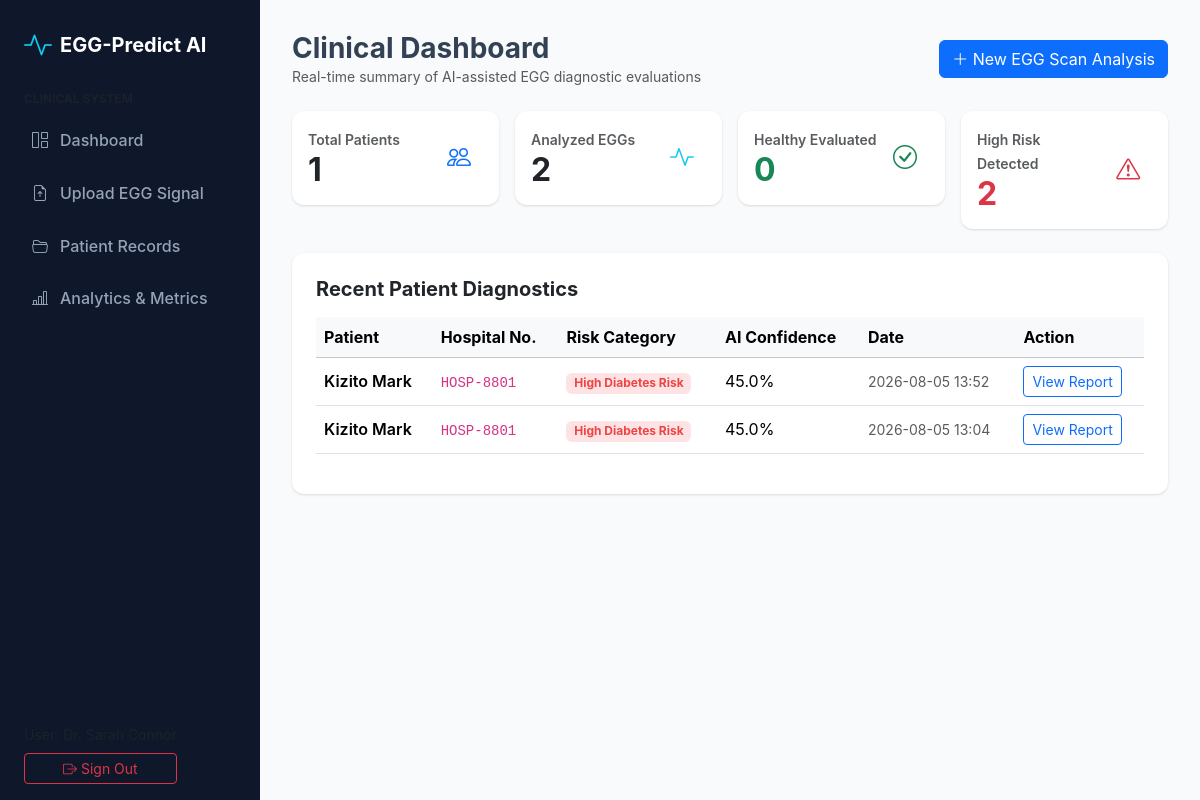
The app's page /dashboard (signed in) with its own data.
### models/database.py (models this page shows)
class Prediction(db.Model):
    __tablename__ = 'predictions'
    id = db.Column(db.Integer, primary_key=True)
    patient_id = db.Column(db.Integer, db.ForeignKey('patients.id'), nullable=False)
    dataset_filename = db.Column(db.String(255), nullable=False)
    risk_level = db.Column(db.String(30), nullable=False) # Healthy, Early, Moderate, High
    confidence_score = db.Column(db.Float, nullable=False)
    prob_healthy = db.Column(db.Float, nullable=False)
    prob_early = db.Column(db.Float, nullable=False)
    prob_moderate = db.Column(db.Float, nullable=False)
    prob_high = db.Column(db.Float, nullable=False)
    bradygastria_power = db.Column(db.Float)
    normogastria_power = db.Column(db.Float)
    tachygastria_power = db.Column(db.Float)
    dominant_frequency = db.Column(db.Float)
    raw_signal = db.Column(db.Text, nullable=True)
    recommendation = db.Column(db.Text)
    created_at = db.Column(db.DateTime, default=datetime.utcnow)

class Patient(db.Model):
    __tablename__ = 'patients'
    id = db.Column(db.Integer, primary_key=True)
    patient_id = db.Column(db.String(30), unique=True, nullable=False)
    hospital_number = db.Column(db.String(30), unique=True, nullable=False)
    full_name = db.Column(db.String(100), nullable=False)
    age = db.Column(db.Integer, nullable=False)
    gender = db.Column(db.String(10), nullable=False)
    height = db.Column(db.Float, nullable=False) # cm
    weight = db.Column(db.Float, nullable=False) # kg
    bmi = db.Column(db.Float, nullable=False)
    contact = db.Column(db.String(20))
    date_of_visit = db.Column(db.Date, default=datetime.utcnow)
    medication_status = db.Column(db.String(200))
    symptoms = db.Column(db.Text)
    predictions = db.relationship('Prediction', backref='patient', lazy=True)

### app.py (the view)
@app.route('/')
@app.route('/dashboard')
@login_required
def dashboard():
    total_patients = Patient.query.count()
    total_analyzed = Prediction.query.count()
    healthy_cnt = Prediction.query.filter_by(risk_level='Healthy').count()
    high_risk_cnt = Prediction.query.filter(Prediction.risk_level.in_(['Moderate Diabetes Risk', 'High Diabetes Risk'])).count()
    avg_conf = db.session.query(db.func.avg(Prediction.confidence_score)).scalar() or 0.0
    recent_preds = Prediction.query.order_by(Prediction.created_at.desc()).limit(5).all()
    return render_template('dashboard.html',
                           total_patients=total_patients,
                           total_analyzed=total_analyzed,
                           healthy_cnt=healthy_cnt,
                           high_risk_cnt=high_risk_cnt,
                           avg_conf=round(avg_conf * 100, 1),
                           recent_preds=recent_preds)

### app.py (called while the page is built)
@login_manager.user_loader
def load_user(user_id):
    return db.session.get(User, int(user_id))

### templates/dashboard.html
{% extends 'base.html' %}
{% block content %}
<div class="d-flex justify-content-between align-items-center mb-4">
  <div>
    <h3 class="fw-bold m-0">Clinical Dashboard</h3>
    <p class="text-muted small m-0">Real-time summary of AI-assisted EGG diagnostic evaluations</p>
  </div>
  <a href="{{ url_for('upload') }}" class="btn btn-primary"><i class="bi bi-plus-lg"></i> New EGG Scan Analysis</a>
</div>
<div class="row g-3 mb-4">
  <div class="col-md-3">
    <div class="card card-ehr p-3">
      <div class="d-flex align-items-center justify-content-between">
        <div>
          <span class="text-muted small fw-semibold">Total Patients</span>
          <h2 class="fw-bold m-0">{{ total_patients }}</h2>
        </div>
        <div class="stat-icon bg-light-primary text-primary"><i class="bi bi-people"></i></div>
      </div>
    </div>
  </div>
  <div class="col-md-3">
    <div class="card card-ehr p-3">
      <div class="d-flex align-items-center justify-content-between">
        <div>
          <span class="text-muted small fw-semibold">Analyzed EGGs</span>
          <h2 class="fw-bold m-0">{{ total_analyzed }}</h2>
        </div>
        <div class="stat-icon bg-light-info text-info"><i class="bi bi-activity"></i></div>
      </div>
    </div>
  </div>
  <div class="col-md-3">
    <div class="card card-ehr p-3">
      <div class="d-flex align-items-center justify-content-between">
        <div>
          <span class="text-muted small fw-semibold">Healthy Evaluated</span>
          <h2 class="fw-bold text-success m-0">{{ healthy_cnt }}</h2>
        </div>
        <div class="stat-icon bg-light-success text-success"><i class="bi bi-check-circle"></i></div>
      </div>
    </div>
  </div>
  <div class="col-md-3">
    <div class="card card-ehr p-3">
      <div class="d-flex align-items-center justify-content-between">
        <div>
          <span class="text-muted small fw-semibold">High Risk Detected</span>
          <h2 class="fw-bold text-danger m-0">{{ high_risk_cnt }}</h2>
        </div>
        <div class="stat-icon bg-light-danger text-danger"><i class="bi bi-exclamation-triangle"></i></div>
      </div>
    </div>
  </div>
</div>
<div class="card card-ehr p-4">
  <h5 class="fw-bold mb-3">Recent Patient Diagnostics</h5>
  <div class="table-responsive">
    <table class="table table-hover align-middle">
      <thead class="table-light">
        <tr>
          <th>Patient</th>
          <th>Hospital No.</th>
          <th>Risk Category</th>
          <th>AI Confidence</th>
          <th>Date</th>
          <th>Action</th>
        </tr>
      </thead>
      <tbody>
        {% for pred in recent_preds %}
        <tr>
          <td class="fw-semibold">{{ pred.patient.full_name }}</td>
          <td><code>{{ pred.patient.hospital_number }}</code></td>
          <td><span class="badge badge-risk-{{ pred.risk_level.split()[0] }}">{{ pred.risk_level }}</span></td>
          <td>{{ (pred.confidence_score * 100) | round(1) }}%</td>
          <td class="small text-muted">{{ pred.created_at.strftime('%Y-%m-%d %H:%M') }}</td>
          <td>
            <a href="{{ url_for('view_prediction', pred_id=pred.id) }}" class="btn btn-sm btn-outline-primary">View Report</a>
          </td>
        </tr>
        {% else %}
        <tr><td colspan="6" class="text-center text-muted">No patient evaluations recorded yet.</td></tr>
        {% endfor %}
      </tbody>
    </table>
  </div>
</div>
{% endblock %}

### templates/base.html (shortened to what this page needs)
<!DOCTYPE html>
<html lang="en">
<head>
  <link href="https://cdn.jsdelivr.net/npm/bootstrap@5.3.2/dist/css/bootstrap.min.css" rel="stylesheet">
  <link rel="stylesheet" href="https://cdn.jsdelivr.net/npm/bootstrap-icons@1.11.3/font/bootstrap-icons.min.css">
  <link rel="stylesheet" href="{{ url_for('static', filename='css/style.css') }}">
</head>
<body>
  {% if current_user.is_authenticated %}
  <div class="sidebar">
    <div class="d-flex align-items-center gap-2 mb-4 px-2">
      <i class="bi bi-activity text-info fs-3"></i>
      <span class="fs-5 fw-bold text-white">EGG-Predict AI</span>
    </div>
    <div class="text-xs text-uppercase text-muted px-2 mb-2 fw-semibold" style="font-size: 0.75rem;">Clinical System</div>
    <nav class="nav flex-column">
      <a class="nav-link" href="{{ url_for('dashboard') }}"><i class="bi bi-grid-1x2"></i> Dashboard</a>
      <a class="nav-link" href="{{ url_for('upload') }}"><i class="bi bi-file-earmark-arrow-up"></i> Upload EGG Signal</a>
      <a class="nav-link" href="{{ url_for('history') }}"><i class="bi bi-folder2-open"></i> Patient Records</a>
      <a class="nav-link" href="{{ url_for('analytics') }}"><i class="bi bi-bar-chart-line"></i> Analytics & Metrics</a>
    </nav>
    <div class="mt-auto position-absolute bottom-0 mb-3 px-2">
      <div class="small text-muted">User: {{ current_user.full_name }}</div>
      <a href="{{ url_for('logout') }}" class="btn btn-outline-danger btn-sm mt-2 w-100"><i class="bi bi-box-arrow-right"></i> Sign Out</a>
    </div>
  </div>
  {% endif %}
  <main class="{% if current_user.is_authenticated %}main-content{% else %}container mt-5{% endif %}">
    {% block content %}{% endblock %}
  </main>
</body>
</html>

### static/css/style.css (style rules this page uses)
:root { --hospital-blue: #0284c7; --hospital-dark-blue: #0f172a; --hospital-light-bg: #f8fafc; --sidebar-width: 260px; --risk-healthy: #10b981; --risk-early: #f59e0b; --risk-moderate: #f97316; --risk-high: #ef4444; }
body { font-family: 'Inter', -apple-system, BlinkMacSystemFont, "Segoe UI", Roboto, sans-serif; background-color: var(--hospital-light-bg); color: #334155; margin: 0; }
.sidebar { width: var(--sidebar-width); height: 100vh; position: fixed; top: 0; left: 0; background-color: var(--hospital-dark-blue); color: #fff; padding: 1.5rem 1rem; z-index: 1000; }
.sidebar .nav-link { color: #94a3b8; padding: 0.75rem 1rem; border-radius: 0.5rem; margin-bottom: 0.3rem; display: flex; align-items: center; gap: 0.75rem; font-weight: 500; transition: all 0.2s ease; }
.main-content { margin-left: var(--sidebar-width); padding: 2rem; }
.card-ehr { border: none; border-radius: 0.75rem; box-shadow: 0 1px 3px 0 rgba(0,0,0,0.1), 0 1px 2px -1px rgba(0,0,0,0.1); background: #ffffff; transition: transform 0.2s ease, box-shadow 0.2s ease; }
.stat-icon { width: 48px; height: 48px; border-radius: 0.5rem; display: flex; align-items: center; justify-content: center; font-size: 1.5rem; }
.badge-risk-High { background-color: rgba(239, 68, 68, 0.15); color: var(--risk-high); }

### records on screen
Prediction: patient.full_name "Kizito Mark", patient.hospital_number "HOSP-8801", risk_level "High Diabetes Risk", (pred.confidence_score*100)|round(1) "45.0", created_at "2026-08-05 13:52"
Prediction: patient.full_name "Kizito Mark", patient.hospital_number "HOSP-8801", risk_level "High Diabetes Risk", (pred.confidence_score*100)|round(1) "45.0", created_at "2026-08-05 13:04"

### other values on screen
{{ total_patients }} "1"
{{ total_analyzed }} "2"
{{ healthy_cnt }} "0"
{{ high_risk_cnt }} "2"
